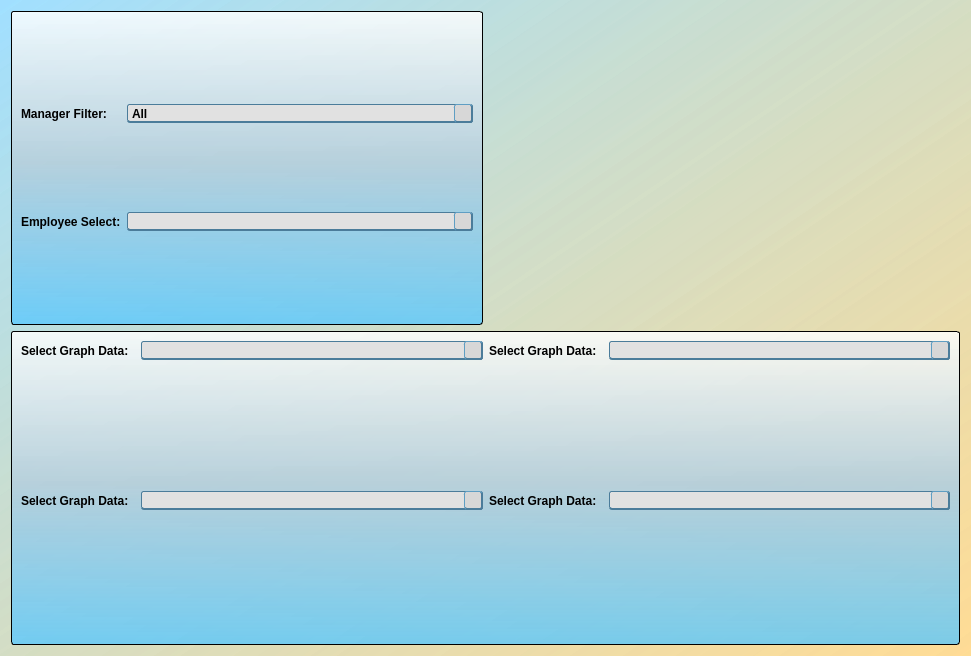
<?xml version="1.0" encoding="UTF-8"?>
<ui version="4.0">
 <class>agentGraphsMain</class>
 <widget class="QDialog" name="agentGraphsMain">
  <property name="geometry">
   <rect>
    <x>0</x>
    <y>0</y>
    <width>971</width>
    <height>656</height>
   </rect>
  </property>
  <property name="windowTitle">
   <string>Agent Trending Graphs</string>
  </property>
  <property name="windowIcon">
   <iconset resource="../main_images.qrc">
    <normaloff>:/logos/Images/Meduit_logo.ico</normaloff>:/logos/Images/Meduit_logo.ico</iconset>
  </property>
  <property name="styleSheet">
   <string notr="true">QMainWindow{
	background-color: qlineargradient(spread:pad, x1:1, y1:1, x2:0, y2:0.011, stop:0 rgba(255, 218, 144, 200), stop:1 rgba(129, 213, 255, 126));
}
QDialog{
	background-color: qlineargradient(spread:pad, x1:1, y1:1, x2:0, y2:0.011, stop:0 rgba(255, 218, 144, 200), stop:1 rgba(129, 213, 255, 126));
}
QWidget{
	font: 11pt &quot;Corbel&quot;;
	font-weight: bold;
}
QPlainTextEdit{
	border: 1px solid black;
}
QDateEdit{
	background-color: rgb(223, 223, 223);
	border: 1px solid rgb(95, 158, 195);
	font: 10pt &quot;MS Shell Dlg 2&quot;;
	border-bottom: 2px solid rgb(75, 124, 154);
	border-top: 1px solid rgb(95, 158, 195);
	border-right: 2px solid rgb(75, 124, 154);
	border-left: 1px solid rgb(95, 158, 195);
	border-radius: 3px;
	padding-left: 3px;
	padding-right: 3px;
	background-color: rgb(225, 225, 225);
}
QDateEdit::drop-down{
	background-color: rgb(215, 215, 215);
	border-bottom: 2px solid rgb(75, 124, 154);
	border-top: 1px solid rgb(95, 158, 195);
	border-right: 2px solid rgb(75, 124, 154);
	border-left: 1px solid rgb(95, 158, 195);
	border-radius: 3px;
	subcontrol-origin: margin;
	width: 18px;
}
QDateEdit::down-arrow{
	image: url(:/arrows/Images/arrow-dwn.png);
	width: 14 px;
	height:14 px;
}
QGroupBox{
	background-color: qlineargradient(spread:pad, x1:0.5, y1:0, x2:0.5, y2:1, stop:0 rgba(255, 255, 255, 209), stop:0.485876 rgba(181, 207, 220, 239), stop:1 rgba(85, 199, 255, 196));
	border: 1px solid black;
	border-radius: 3px;
	margin-top: 1ex;
	padding-top: 18;
	font: 11pt &quot;Corbel&quot;;
	font-weight: bold;
}
QGroupBox::title{
	background-color: qlineargradient(spread:pad, x1:0.50035, y1:1, x2:0.5, y2:0, stop:0 rgba(151, 151, 151, 255), stop:1 rgba(255, 255, 255, 255));
	border: 1px solid black;
	border-radius: 3px;
	padding: 2 10px;
	subcontrol-origin: margin;
	subcontrol-position: top;
	font: 11pt &quot;Corbel&quot;;
	font-weight: bold;
}
QLineEdit{
	border: 1px solid rgb(95, 158, 195);
	font: 10pt &quot;MS Shell Dlg 2&quot;;
}
QLineEdit[readOnly=&quot;true&quot;]{
	background-color: rgb(200, 200, 200);
	border: 1px solid rgb(95, 158, 195);
	font: 10pt &quot;MS Shell Dlg 2&quot;;
}
QTextEdit{
	font: 12pt &quot;Corbel&quot;;
}
QStatusBar{
	font: 10pt &quot;MS Shell Dlg 2&quot;;
}
QPushButton{
	border-bottom: 2px solid rgb(75, 124, 154);
	border-top: 1px solid rgb(95, 158, 195);
	border-right: 2px solid rgb(75, 124, 154);
	border-left: 1px solid rgb(95, 158, 195);
	border-radius: 4px;
	padding: 2px;
	padding-left: 13px;
	padding-right: 13px;
	background-color: rgb(225, 225, 225);
	font: 11pt &quot;Corbel&quot;;
	font-weight: bold;
}
QPushButton::hover{
	border-bottom: 2px solid rgb(75, 124, 154);
	border-top: 1px solid rgb(95, 158, 195);
	border-right: 2px solid rgb(75, 124, 154);
	border-left: 1px solid rgb(95, 158, 195);
	border-radius: 4px;
	padding: 2px;
	padding-left: 13px;
	padding-right: 13px;
	background-color: rgb(215, 215, 215);
	font: 11pt &quot;Corbel&quot;;
	font-weight: bold;
}
QPushButton::pressed{
	border-bottom: 1px solid rgb(75, 124, 154);
	border-top: 2px solid rgb(95, 158, 195);
	border-right: 1px solid rgb(75, 124, 154);
	border-left: 2px solid rgb(95, 158, 195);
	border-radius: 4px;
	padding: 2px;
	padding-left: 10px;
	padding-right: 10px;
	width: 80px;
	background-color: rgb(225, 225, 225);
	font: 11pt &quot;Corbel&quot;;
	font-weight: bold;
}
QComboBox{
	border-bottom: 2px solid rgb(75, 124, 154);
	border-top: 1px solid rgb(75, 124, 154);
	border-right: 1px solid rgb(75, 124, 154);
	border-left: 1px solid rgb(75, 124, 154);
	border-radius: 3px;
	background-color: rgb(225, 225, 225);
}
QComboBox::drop-down{
	background-color: rgb(215, 215, 215);
	border-bottom: 2px solid rgb(75, 124, 154);
	border-top: 1px solid rgb(95, 158, 195);
	border-right: 2px solid rgb(75, 124, 154);
	border-left: 1px solid rgb(95, 158, 195);
	border-radius: 3px;
	subcontrol-origin: margin;
	width: 16px;
}
QComboBox::drop-down::hover{
	background-color: rgb(205, 205, 205);
	border-bottom: 2px solid rgb(75, 124, 154);
	border-top: 1px solid rgb(95, 158, 195);
	border-right: 2px solid rgb(75, 124, 154);
	border-left: 1px solid rgb(95, 158, 195);
	border-radius: 3px;
	subcontrol-origin: margin;
	width: 16px;
}
QComboBox::drop-down::pressed{
	background-color: rgb(215, 215, 215);
	border-bottom: 1px solid rgb(75, 124, 154);
	border-top: 2px solid rgb(95, 158, 195);
	border-right: 1px solid rgb(75, 124, 154);
	border-left: 2px solid rgb(95, 158, 195);
	border-radius: 3px;
	subcontrol-origin: margin;
	width: 16px;
}
QComboBox::down-arrow{
	image: url(:/arrows/Images/arrow-dwn.png);
	width: 14 px;
	height:14 px;
}
QCalendarWidget QWidget#qt_calendar_navigationbar{
	background-color: qlineargradient(spread:pad, x1:0.50035, y1:1, x2:0.5, y2:0, stop:0 rgba(151, 151, 151, 255), stop:1 rgba(255, 255, 255, 255));
	border-top: 1px solid black;
	border-left: 1px solid black;
	border-right: 1px solid black;
	border-top-left-radius: 3px;
	border-top-right-radius: 3px;
	font: 11pt &quot;Corbel&quot;;
	font-weight: bold;
}
QCalendarWidget QToolButton{
	color: rgb(0, 0, 0);
  	icon-size: 20px, 20px;
}
QCalendarWidget QWidget#qt_calendar_prevmonth{
	qproperty-icon: url(:/arrows/Images/arrow-left.png);
}

QCalendarWidget QWidget#qt_calendar_nextmonth{
	qproperty-icon: url(:/arrows/Images/arrow-right.png);
}
QCalendarWidget QSpinBox{ 
	font: 11pt &quot;Corbel&quot;;
	font-weight: bold;
}
QCalendarWidget QMenu{
	font: 11pt &quot;Corbel&quot;;
	font-weight: bold;
}
QCalendarWidget QWidget{
	alternate-background-color: rgb(234, 234, 234);
}
QCalendarWidget QAbstractItemView:enabled{
	font: 12pt &quot;Corbel&quot;;
	font-weight: bold;
	background-color: rgb(214, 214, 214);
  	selection-background-color: rgb(64, 64, 64);
	selection-color: rgb(255, 255, 255);
	border: 1px solid black;
	border-bottom-left-radius: 3px;
	border-bottom-right-radius: 3px;
}
QCalendarWidget QAbstractItemView:disabled{
	color: rgb(64, 64, 64); 
}</string>
  </property>
  <layout class="QGridLayout" name="gridLayout_2">
   <item row="1" column="0" colspan="2">
    <widget class="QFrame" name="frame">
     <property name="styleSheet">
      <string notr="true">QFrame{
	background-color: qlineargradient(spread:pad, x1:0.5, y1:0, x2:0.5, y2:1, stop:0 rgba(255, 255, 255, 209), stop:0.485876 rgba(181, 207, 220, 239), stop:1 rgba(85, 199, 255, 196));
	border: 1px solid black;
	border-radius: 3px;
}</string>
     </property>
     <layout class="QGridLayout" name="gridLayout">
      <item row="3" column="1">
       <layout class="QHBoxLayout" name="horizontalLayout_4">
        <item>
         <widget class="QLabel" name="label_5">
          <property name="sizePolicy">
           <sizepolicy hsizetype="Maximum" vsizetype="Preferred">
            <horstretch>0</horstretch>
            <verstretch>0</verstretch>
           </sizepolicy>
          </property>
          <property name="styleSheet">
           <string notr="true">QFrame{
	background-color: rgba(255, 255, 255, 0);
	border: 0px;
}</string>
          </property>
          <property name="text">
           <string>Select Graph Data:  </string>
          </property>
         </widget>
        </item>
        <item>
         <widget class="QComboBox" name="graphData4">
          <property name="currentIndex">
           <number>-1</number>
          </property>
          <item>
           <property name="text">
            <string>Monthly - RPC's</string>
           </property>
          </item>
          <item>
           <property name="text">
            <string>Monthly - RPC's Per Hour</string>
           </property>
          </item>
          <item>
           <property name="text">
            <string>Monthly - Connects</string>
           </property>
          </item>
          <item>
           <property name="text">
            <string>Monthly - Connects Per Hour</string>
           </property>
          </item>
          <item>
           <property name="text">
            <string>Monthly - Conversions</string>
           </property>
          </item>
          <item>
           <property name="text">
            <string>Monthly - Fees</string>
           </property>
          </item>
          <item>
           <property name="text">
            <string>Monthly - Totals</string>
           </property>
          </item>
          <item>
           <property name="text">
            <string>Weekly - RPC's</string>
           </property>
          </item>
          <item>
           <property name="text">
            <string>Weekly - RPC's Per Hour</string>
           </property>
          </item>
          <item>
           <property name="text">
            <string>Weekly - Connects</string>
           </property>
          </item>
          <item>
           <property name="text">
            <string>Weekly - Connects Per Hour</string>
           </property>
          </item>
          <item>
           <property name="text">
            <string>Weekly - Conversions</string>
           </property>
          </item>
          <item>
           <property name="text">
            <string>Weekly - Fees</string>
           </property>
          </item>
         </widget>
        </item>
       </layout>
      </item>
      <item row="2" column="0">
       <widget class="QWidget" name="graphBox1" native="true"/>
      </item>
      <item row="2" column="1">
       <widget class="QWidget" name="graphBox2" native="true"/>
      </item>
      <item row="1" column="1">
       <layout class="QHBoxLayout" name="horizontalLayout_2">
        <item>
         <widget class="QLabel" name="label_3">
          <property name="sizePolicy">
           <sizepolicy hsizetype="Maximum" vsizetype="Preferred">
            <horstretch>0</horstretch>
            <verstretch>0</verstretch>
           </sizepolicy>
          </property>
          <property name="styleSheet">
           <string notr="true">QFrame{
	background-color: rgba(255, 255, 255, 0);
	border: 0px;
}</string>
          </property>
          <property name="text">
           <string>Select Graph Data:  </string>
          </property>
         </widget>
        </item>
        <item>
         <widget class="QComboBox" name="graphData2">
          <property name="currentIndex">
           <number>-1</number>
          </property>
          <item>
           <property name="text">
            <string>Monthly - RPC's</string>
           </property>
          </item>
          <item>
           <property name="text">
            <string>Monthly - RPC's Per Hour</string>
           </property>
          </item>
          <item>
           <property name="text">
            <string>Monthly - Connects</string>
           </property>
          </item>
          <item>
           <property name="text">
            <string>Monthly - Connects Per Hour</string>
           </property>
          </item>
          <item>
           <property name="text">
            <string>Monthly - Conversions</string>
           </property>
          </item>
          <item>
           <property name="text">
            <string>Monthly - Fees</string>
           </property>
          </item>
          <item>
           <property name="text">
            <string>Monthly - Totals</string>
           </property>
          </item>
          <item>
           <property name="text">
            <string>Weekly - RPC's</string>
           </property>
          </item>
          <item>
           <property name="text">
            <string>Weekly - RPC's Per Hour</string>
           </property>
          </item>
          <item>
           <property name="text">
            <string>Weekly - Connects</string>
           </property>
          </item>
          <item>
           <property name="text">
            <string>Weekly - Connects Per Hour</string>
           </property>
          </item>
          <item>
           <property name="text">
            <string>Weekly - Conversions</string>
           </property>
          </item>
          <item>
           <property name="text">
            <string>Weekly - Fees</string>
           </property>
          </item>
         </widget>
        </item>
       </layout>
      </item>
      <item row="1" column="0">
       <layout class="QHBoxLayout" name="horizontalLayout">
        <item>
         <widget class="QLabel" name="label_2">
          <property name="sizePolicy">
           <sizepolicy hsizetype="Maximum" vsizetype="Preferred">
            <horstretch>0</horstretch>
            <verstretch>0</verstretch>
           </sizepolicy>
          </property>
          <property name="styleSheet">
           <string notr="true">QFrame{
	background-color: rgba(255, 255, 255, 0);
	border: 0px;
}</string>
          </property>
          <property name="text">
           <string>Select Graph Data:  </string>
          </property>
         </widget>
        </item>
        <item>
         <widget class="QComboBox" name="graphData1">
          <property name="currentIndex">
           <number>-1</number>
          </property>
          <item>
           <property name="text">
            <string>Monthly - RPC's</string>
           </property>
          </item>
          <item>
           <property name="text">
            <string>Monthly - RPC's Per Hour</string>
           </property>
          </item>
          <item>
           <property name="text">
            <string>Monthly - Connects</string>
           </property>
          </item>
          <item>
           <property name="text">
            <string>Monthly - Connects Per Hour</string>
           </property>
          </item>
          <item>
           <property name="text">
            <string>Monthly - Conversions</string>
           </property>
          </item>
          <item>
           <property name="text">
            <string>Monthly - Fees</string>
           </property>
          </item>
          <item>
           <property name="text">
            <string>Monthly - Totals</string>
           </property>
          </item>
          <item>
           <property name="text">
            <string>Weekly - RPC's</string>
           </property>
          </item>
          <item>
           <property name="text">
            <string>Weekly - RPC's Per Hour</string>
           </property>
          </item>
          <item>
           <property name="text">
            <string>Weekly - Connects</string>
           </property>
          </item>
          <item>
           <property name="text">
            <string>Weekly - Connects Per Hour</string>
           </property>
          </item>
          <item>
           <property name="text">
            <string>Weekly - Conversions</string>
           </property>
          </item>
          <item>
           <property name="text">
            <string>Weekly - Fees</string>
           </property>
          </item>
         </widget>
        </item>
       </layout>
      </item>
      <item row="3" column="0">
       <layout class="QHBoxLayout" name="horizontalLayout_3">
        <item>
         <widget class="QLabel" name="label_4">
          <property name="sizePolicy">
           <sizepolicy hsizetype="Maximum" vsizetype="Preferred">
            <horstretch>0</horstretch>
            <verstretch>0</verstretch>
           </sizepolicy>
          </property>
          <property name="styleSheet">
           <string notr="true">QFrame{
	background-color: rgba(255, 255, 255, 0);
	border: 0px;
}</string>
          </property>
          <property name="text">
           <string>Select Graph Data:  </string>
          </property>
         </widget>
        </item>
        <item>
         <widget class="QComboBox" name="graphData3">
          <property name="currentIndex">
           <number>-1</number>
          </property>
          <item>
           <property name="text">
            <string>Monthly - RPC's</string>
           </property>
          </item>
          <item>
           <property name="text">
            <string>Monthly - RPC's Per Hour</string>
           </property>
          </item>
          <item>
           <property name="text">
            <string>Monthly - Connects</string>
           </property>
          </item>
          <item>
           <property name="text">
            <string>Monthly - Connects Per Hour</string>
           </property>
          </item>
          <item>
           <property name="text">
            <string>Monthly - Conversions</string>
           </property>
          </item>
          <item>
           <property name="text">
            <string>Monthly - Fees</string>
           </property>
          </item>
          <item>
           <property name="text">
            <string>Monthly - Totals</string>
           </property>
          </item>
          <item>
           <property name="text">
            <string>Weekly - RPC's</string>
           </property>
          </item>
          <item>
           <property name="text">
            <string>Weekly - RPC's Per Hour</string>
           </property>
          </item>
          <item>
           <property name="text">
            <string>Weekly - Connects</string>
           </property>
          </item>
          <item>
           <property name="text">
            <string>Weekly - Connects Per Hour</string>
           </property>
          </item>
          <item>
           <property name="text">
            <string>Weekly - Conversions</string>
           </property>
          </item>
          <item>
           <property name="text">
            <string>Weekly - Fees</string>
           </property>
          </item>
         </widget>
        </item>
       </layout>
      </item>
      <item row="4" column="0">
       <widget class="QWidget" name="graphBox3" native="true"/>
      </item>
      <item row="4" column="1">
       <widget class="QWidget" name="graphBox4" native="true"/>
      </item>
     </layout>
    </widget>
   </item>
   <item row="0" column="1">
    <widget class="QLabel" name="label">
     <property name="styleSheet">
      <string notr="true">image: url(:/logos/Images/Meduit Email.png);</string>
     </property>
     <property name="text">
      <string/>
     </property>
    </widget>
   </item>
   <item row="0" column="0">
    <widget class="QGroupBox" name="groupBox_2">
     <property name="styleSheet">
      <string notr="true">QGroupBox{
	background-color: qlineargradient(spread:pad, x1:0.5, y1:0, x2:0.5, y2:1, stop:0 rgba(255, 255, 255, 209), stop:0.485876 rgba(181, 207, 220, 239), stop:1 rgba(85, 199, 255, 196));
	border: 1px solid black;
	border-radius: 3px;
	margin-top: 1ex;
	padding-top: 0;
	font: 11pt &quot;Corbel&quot;;
	font-weight: bold;
}
QGroupBox::title{
	background-color: rgb(195, 195, 195);
	border: 1px solid black;
	border-radius: 3px;
	padding: 2 10px;
	subcontrol-origin: margin;
	subcontrol-position: top;
	font: 11pt &quot;Corbel&quot;;
	font-weight: bold;
}</string>
     </property>
     <property name="title">
      <string/>
     </property>
     <layout class="QGridLayout" name="gridLayout_4">
      <item row="0" column="1">
       <widget class="QLabel" name="label_6">
        <property name="text">
         <string>Manager Filter:</string>
        </property>
       </widget>
      </item>
      <item row="0" column="2" colspan="2">
       <widget class="QComboBox" name="managerCombo">
        <property name="styleSheet">
         <string notr="true">QFrame{
	background-color: qlineargradient(spread:pad, x1:0.5, y1:0, x2:0.5, y2:1, stop:0 rgba(255, 255, 255, 209), stop:0.485876 rgba(181, 207, 220, 239), stop:1 rgba(85, 199, 255, 196));
}</string>
        </property>
        <item>
         <property name="text">
          <string>All</string>
         </property>
        </item>
       </widget>
      </item>
      <item row="1" column="2" colspan="2">
       <widget class="QComboBox" name="employeeSelect">
        <property name="styleSheet">
         <string notr="true">QFrame{
	background-color: qlineargradient(spread:pad, x1:0.5, y1:0, x2:0.5, y2:1, stop:0 rgba(255, 255, 255, 209), stop:0.485876 rgba(181, 207, 220, 239), stop:1 rgba(85, 199, 255, 196));
}</string>
        </property>
       </widget>
      </item>
      <item row="1" column="1">
       <widget class="QLabel" name="label_20">
        <property name="sizePolicy">
         <sizepolicy hsizetype="Maximum" vsizetype="Preferred">
          <horstretch>0</horstretch>
          <verstretch>0</verstretch>
         </sizepolicy>
        </property>
        <property name="text">
         <string>Employee Select:</string>
        </property>
       </widget>
      </item>
     </layout>
    </widget>
   </item>
  </layout>
 </widget>
 <tabstops>
  <tabstop>managerCombo</tabstop>
  <tabstop>employeeSelect</tabstop>
  <tabstop>graphData1</tabstop>
  <tabstop>graphData2</tabstop>
  <tabstop>graphData3</tabstop>
  <tabstop>graphData4</tabstop>
 </tabstops>
 <resources>
  <include location="../main_images.qrc"/>
 </resources>
 <connections/>
</ui>
